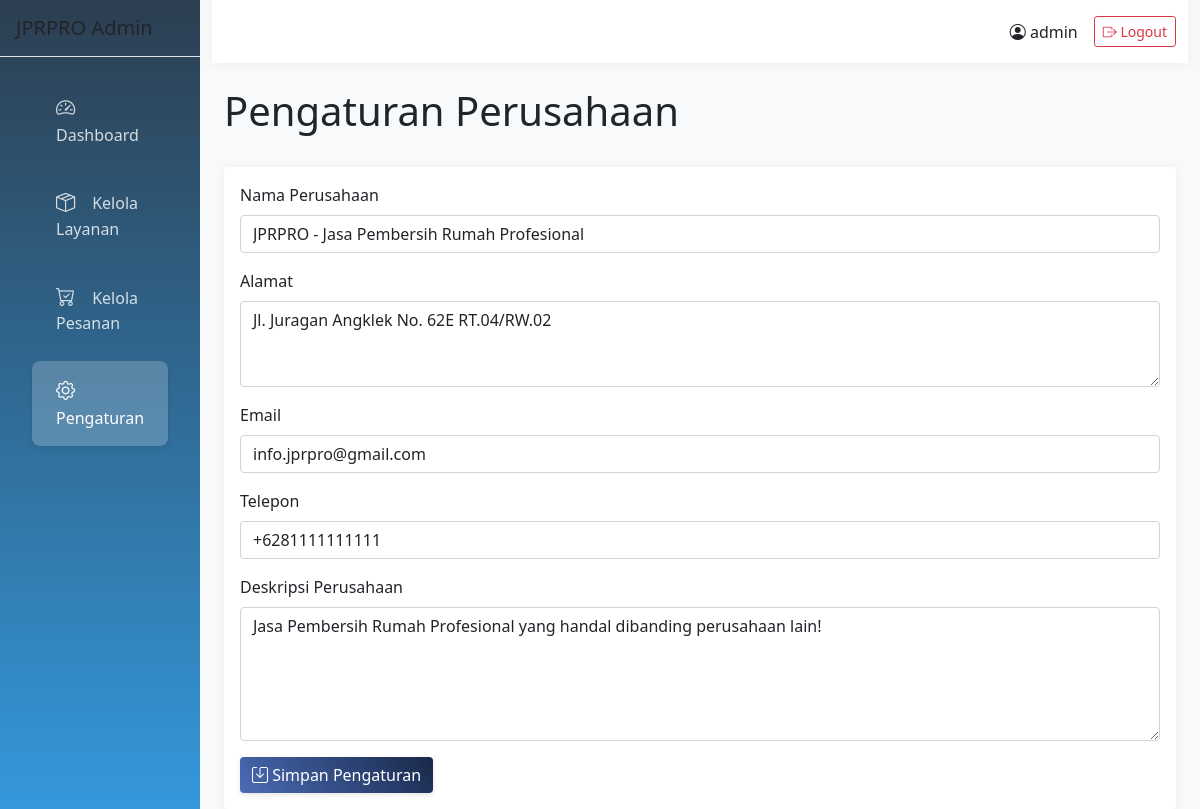
The app's page /admin/pengaturan.php (signed in) with its own data.
### tables this page shows
CREATE TABLE `pengaturan` (
  `id` int(11) NOT NULL,
  `nama_perusahaan` varchar(255) NOT NULL,
  `alamat` text NOT NULL,
  `email` varchar(255) NOT NULL,
  `telepon` varchar(20) NOT NULL,
  `deskripsi` text DEFAULT NULL,
  `created_at` timestamp NOT NULL DEFAULT current_timestamp(),
  `updated_at` timestamp NOT NULL DEFAULT current_timestamp() ON UPDATE current_timestamp()
);

### admin/pengaturan.php (the view, shortened to what this page needs)
<?php
require_once '../config/database.php';
$stmt = $pdo->query('SELECT * FROM pengaturan LIMIT 1');
$pengaturan = $stmt->fetch();
?>
<!DOCTYPE html>
<html lang="id">
<head>
    <link href="https://cdn.jsdelivr.net/npm/bootstrap@5.1.3/dist/css/bootstrap.min.css" rel="stylesheet">
    <link rel="stylesheet" href="https://cdn.jsdelivr.net/npm/bootstrap-icons@1.7.2/font/bootstrap-icons.css">
    <link rel="stylesheet" href="../assets/css/admin.css">
</head>
<body>
    <div class="container-fluid">
        <div class="row">
            <div class="col-md-3 col-lg-2 px-0 bg-white sidebar">
                <div class="d-flex flex-column">
                    <div class="p-3 border-bottom">
                        <h5 class="mb-0">JPRPRO Admin</h5>
                    </div>
                    <div class="p-3">
                        <div class="nav flex-column">
                            <a class="nav-link" href="dashboard.php">
                                <i class="bi bi-speedometer2"></i> Dashboard
                            </a>
                            <a class="nav-link" href="layanan.php">
                                <i class="bi bi-box-seam"></i> Kelola Layanan
                            </a>
                            <a class="nav-link" href="pesanan.php">
                                <i class="bi bi-cart-check"></i> Kelola Pesanan
                            </a>
                            <a class="nav-link active" href="pengaturan.php">
                                <i class="bi bi-gear"></i> Pengaturan
                            </a>
                        </div>
                    </div>
                </div>
            </div>
            <div class="col-md-9 col-lg-10 ms-auto main-content px-4">
                <div class="row top-bar py-3 mb-4">
                    <div class="col d-flex justify-content-end align-items-center">
                        <span class="me-3">
                            <i class="bi bi-person-circle"></i> <?php echo htmlspecialchars($_SESSION['username']); ?>
                        </span>
                        <a href="logout.php" class="btn btn-outline-danger btn-sm">
                            <i class="bi bi-box-arrow-right"></i> Logout
                        </a>
                    </div>
                </div>
                <div class="d-flex justify-content-between align-items-center mb-4">
                    <h1>Pengaturan Perusahaan</h1>
                </div>
                <div class="card">
                    <div class="card-body">
                        <form method="POST" class="needs-validation" novalidate>
                            <div class="mb-3">
                                <label for="nama_perusahaan" class="form-label">Nama Perusahaan</label>
                                <input type="text" class="form-control" id="nama_perusahaan" name="nama_perusahaan"
                                       value="<?php echo htmlspecialchars($pengaturan['nama_perusahaan'] ?? ''); ?>" required>
                            </div>
                            <div class="mb-3">
                                <label for="alamat" class="form-label">Alamat</label>
                                <textarea class="form-control" id="alamat" name="alamat" rows="3" required><?php echo htmlspecialchars($pengaturan['alamat'] ?? ''); ?></textarea>
                            </div>
                            <div class="mb-3">
                                <label for="email" class="form-label">Email</label>
                                <input type="email" class="form-control" id="email" name="email"
                                       value="<?php echo htmlspecialchars($pengaturan['email'] ?? ''); ?>" required>
                            </div>
                            <div class="mb-3">
                                <label for="telepon" class="form-label">Telepon</label>
                                <input type="tel" class="form-control" id="telepon" name="telepon"
                                       value="<?php echo htmlspecialchars($pengaturan['telepon'] ?? ''); ?>" required>
                            </div>
                            <div class="mb-3">
                                <label for="deskripsi" class="form-label">Deskripsi Perusahaan</label>
                                <textarea class="form-control" id="deskripsi" name="deskripsi" rows="5"><?php echo htmlspecialchars($pengaturan['deskripsi'] ?? ''); ?></textarea>
                            </div>
                            <button type="submit" class="btn btn-primary">
                                <i class="bi bi-save"></i> Simpan Pengaturan
                            </button>
                        </form>
                    </div>
                </div>
            </div>
        </div>
    </div>
</body>
</html>

### assets/css/admin.css (style rules this page uses)
.sidebar { min-height: 100vh; background: linear-gradient(180deg, #2c3e50 0%, #3498db 100%); box-shadow: 0 0 20px rgba(0,0,0,0.1); }
.sidebar .nav-link { color: rgba(255,255,255,0.8); padding: 1rem 1.5rem; border-radius: 0.5rem; margin: 0.3rem 1rem; transition: all 0.3s ease; }
.sidebar .nav-link.active { background-color: rgba(255,255,255,0.2); color: white; box-shadow: 0 2px 5px rgba(0,0,0,0.1); }
.sidebar .nav-link i { margin-right: 0.8rem; font-size: 1.2rem; }
.main-content { min-height: 100vh; background-color: #f8f9fa; }
.top-bar { background: white; box-shadow: 0 2px 10px rgba(0,0,0,0.05); }
.card { border: none; box-shadow: 0 2px 10px rgba(0,0,0,0.05); transition: transform 0.3s ease; }
.btn-primary { background: linear-gradient(45deg, #4b6cb7 0%, #182848 100%); border: none; box-shadow: 0 2px 5px rgba(0,0,0,0.1); }

### records on screen
pengaturan: nama_perusahaan "JPRPRO - Jasa Pembersih Rumah Profesional", alamat "Jl. Juragan Angklek No. 62E RT.04/RW.02", email "info.jprpro@gmail.com", telepon "+6281111111111", deskripsi "Jasa Pembersih Rumah Profesional yang handal dibanding perusahaan lain!"

### other values on screen
$_SESSION['username'] "admin"
